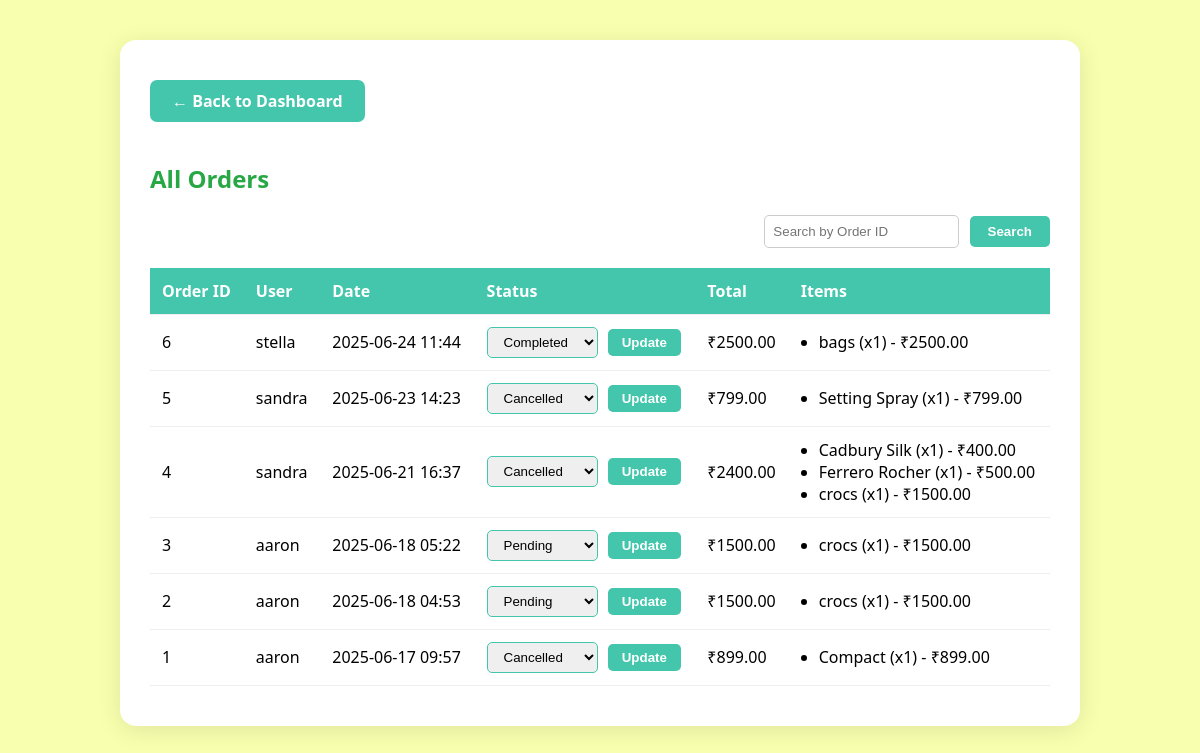
/admin-orders/ (signed in), run on the app's committed database.
### Client_app/models.py (models this page shows, shortened)
class admin_order(models.Model):
    STATUS_CHOICES = [
        ('Pending', 'Pending'),
        ('Completed', 'Completed'),
        ('Cancelled', 'Cancelled'),
    ]
    user = models.ForeignKey(User, on_delete=models.CASCADE)
    created_at = models.DateTimeField(auto_now_add=True)
    total = models.DecimalField(max_digits=10, decimal_places=2)
    status = models.CharField(max_length=20, choices=STATUS_CHOICES, default='Pending')

class admin_order_item(models.Model):
    order = models.ForeignKey(admin_order, on_delete=models.CASCADE, related_name='items')
    product = models.ForeignKey('product', on_delete=models.CASCADE)
    quantity = models.PositiveIntegerField()
    price = models.DecimalField(max_digits=10, decimal_places=2)  # price at time of order

class product(models.Model):
    name=models.CharField(max_length=100,null=True)
    price=models.IntegerField(null=True)
    stock=models.IntegerField(null=True)
    product_image=models.ImageField(upload_to='media/',null=True)
    categ=models.ForeignKey('category', on_delete=models.CASCADE, null=True, related_name='products')
    description = models.TextField(null=True)

### Client_app/views.py (the view)
# urls.py: path('admin-orders/', views.admin_orders, name='admin_orders'),
@login_required
@user_passes_test(is_admin)
def admin_orders(request):
    search_id = request.GET.get('order_id', '')
    orders = admin_order.objects.prefetch_related('items__product', 'user').all().order_by('-created_at')
    if search_id:
        orders = orders.filter(id=search_id)
    return render(request, 'admin_orders.html', {'orders': orders, 'search_id': search_id})

### Client_app/views.py (called while the page is built)
def is_admin(user):
    return user.is_superuser or user.is_staff

### Client_app/templates/admin_orders.html (shortened to what this page needs)
<!DOCTYPE html>
<html>
<head>
</head>
<body>
    <div class="container">
         <a href="{% url 'admin_dashboard' %}" style="display:inline-block; margin-bottom:20px; padding:10px 22px; background:#43c6ac; color:#fff; border-radius:7px; text-decoration:none; font-weight:bold;">
            &larr; Back to Dashboard
        </a>
        <h2>All Orders</h2>
        <form method="get" class="search-form">
            <input type="number" name="order_id" placeholder="Search by Order ID" value="{{ search_id }}" style="padding: 8px; border-radius: 5px; border: 1px solid #ccc;">
            <button type="submit" class="status-btn" style="padding: 8px 18px;">Search</button>
        </form>
        <table>
            <tr>
                <th>Order ID</th>
                <th>User</th>
                <th>Date</th>
                <th>Status</th>
                <th>Total</th>
                <th>Items</th>
            </tr>
            {% for order in orders %}
            <tr>
                <td>{{ order.id }}</td>
                <td>{{ order.user.username }}</td>
                <td>{{ order.created_at|date:"Y-m-d H:i" }}</td>
                <td>
                    <form method="post" action="{% url 'update_order_status' order.id %}" class="status-form">
                        <select name="status" class="status-select">
                            {% for key, val in order.STATUS_CHOICES %}
                                <option value="{{ key }}" {% if order.status == key %}selected{% endif %}>{{ val }}</option>
                            {% endfor %}
                        </select>
                        <button type="submit" class="status-btn">Update</button>
                    </form>
                </td>
                <td>₹{{ order.total }}</td>
                <td class="order-items">
                    <ul>
                        {% for item in order.items.all %}
                        <li>{{ item.product.name }} (x{{ item.quantity }}) - ₹{{ item.price }}</li>
                        {% endfor %}
                    </ul>
                </td>
            </tr>
            {% empty %}
            <tr>
                <td colspan="6" style="text-align:center;">No orders found.</td>
            </tr>
            {% endfor %}
        </table>
    </div>
</body>
</html>

### Client_app/templates/admin_orders.html (style rules this page uses)
body { font-family: 'Segoe UI', Arial, sans-serif; background: #f8ffae; margin: 0; }
.container { max-width: 900px; margin: 40px auto; background: #fff; border-radius: 16px; box-shadow: 0 4px 24px rgba(0,0,0,0.10); padding: 40px 30px; }
h2 { color: #28a745; }
table { width: 100%; border-collapse: collapse; margin-top: 20px; }
th, td { padding: 12px; border-bottom: 1px solid #eee; text-align: left; }
th { background: #43c6ac; color: #fff; }
.order-items ul { margin: 0; padding-left: 18px; }
.search-form { margin-bottom: 20px; text-align: right; }
.status-form { display: inline; }
.status-select { padding: 6px 12px; border-radius: 5px; border: 1px solid #43c6ac; }
.status-btn { padding: 6px 14px; border-radius: 5px; background: #43c6ac; color: #fff; border: none; font-weight: bold; margin-left: 6px; }

### data on the page
admin_order: id "6", user.username "stella", created_at "2025-06-24 11:44", status "Completed", total "2500.00"
admin_order_item: product.name "bags", quantity "1", price "2500.00"
admin_order: id "5", user.username "sandra", created_at "2025-06-23 14:23", status "Cancelled", total "799.00"
admin_order_item: product.name "Setting Spray", quantity "1", price "799.00"
admin_order: id "4", user.username "sandra", created_at "2025-06-21 16:37", status "Cancelled", total "2400.00"
admin_order_item: product.name "Cadbury Silk", quantity "1", price "400.00"
admin_order_item: product.name "Ferrero Rocher", quantity "1", price "500.00"
admin_order_item: product.name "crocs", quantity "1", price "1500.00"
admin_order: id "3", user.username "aaron", created_at "2025-06-18 05:22", status "Pending", total "1500.00"
admin_order_item: product.name "crocs", quantity "1", price "1500.00"
admin_order: id "2", user.username "aaron", created_at "2025-06-18 04:53", status "Pending", total "1500.00"
admin_order_item: product.name "crocs", quantity "1", price "1500.00"
admin_order: id "1", user.username "aaron", created_at "2025-06-17 09:57", status "Cancelled", total "899.00"
admin_order_item: product.name "Compact", quantity "1", price "899.00"
